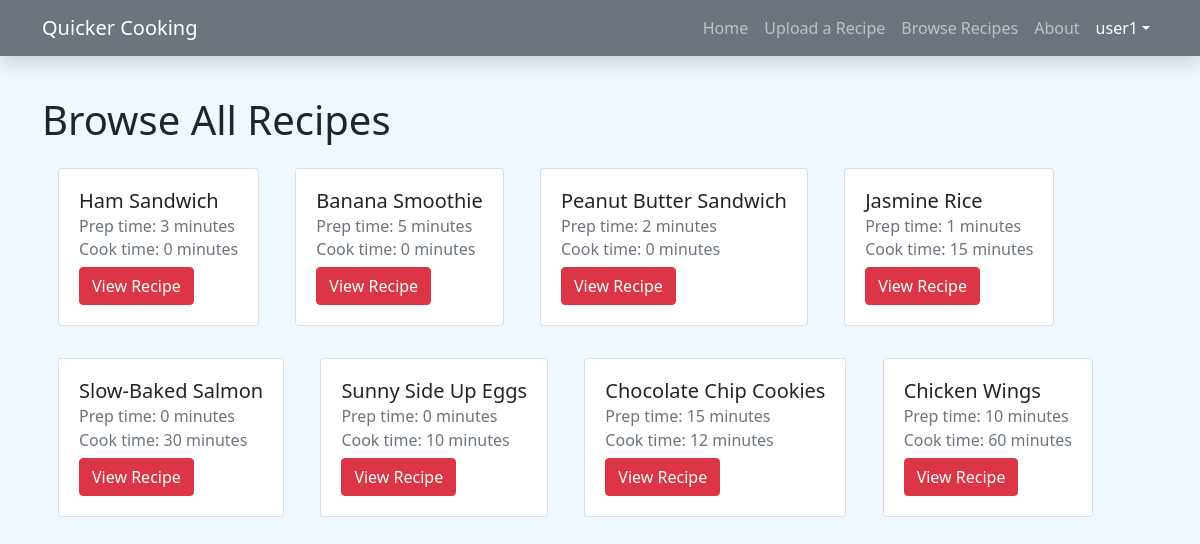
Page /browse/ (signed in) on the committed database.
### workedup/models.py (models this page shows)
class Recipe(models.Model):
    user = models.ForeignKey(User, on_delete=models.CASCADE)
    title = models.CharField(max_length=200)
    created_at = models.DateTimeField(auto_now_add=True, blank=True)
    prep_time = models.IntegerField()
    cook_time = models.IntegerField()
    servings = models.IntegerField()
    ingredients = models.TextField()
    instructions = models.TextField()

### workedup/views.py (the view)
# urls.py: path('browse/', views.browse, name='browse'),
@login_required(login_url='login')
def browse(request):
    recipes = Recipe.objects.all()
    context = {'recipes': recipes}
    return render(request, 'workedup/browse.html', context)

### templates/workedup/browse.html (shortened to what this page needs)
{% extends 'base.html' %}
{% load static %}
{% block body %}
    <h1>Browse All Recipes</h1>
    {% for recipe in recipes reversed %}
        <div class="card d-inline-block p-1 m-3">
            <div class="card-body">
                <h5 class="card-title">{{ recipe.title }}</h5>
                <h6 class="card-subtitle mb-2 text-muted">Prep time: {{ recipe.prep_time }} minutes</h6>
                <h6 class="card-subtitle mb-2 text-muted">Cook time: {{ recipe.cook_time }} minutes</h6>
                <a href="{% url 'view_recipe' recipe.id %}" class="card-link btn btn-danger">View Recipe</a>
            </div>
        </div>
    {% endfor %}
{% endblock %}

### templates/base.html (shortened to what this page needs)
{% load static %}
<!doctype html>
<html lang="en">
<head>
    <link href="https://cdn.jsdelivr.net/npm/bootstrap@5.1.3/dist/css/bootstrap.min.css" rel="stylesheet">
    <link rel="stylesheet" href="https://cdn.jsdelivr.net/npm/bootstrap-icons@1.7.2/font/bootstrap-icons.css">
    <link rel="stylesheet" href="{% static 'css/main.css' %}">
</head>
<body>
<nav class="navbar navbar-expand-lg navbar-dark bg-secondary fixed-top shadow">
    <div class="container">
        <a class="navbar-brand" href="{% url 'index' %}">Quicker Cooking</a>
        <div class="collapse navbar-collapse" id="navbarSupportedContent">
            <ul class="navbar-nav ms-auto mb-2 mb-lg-0">
                <li class="nav-item">
                    <a class="nav-link" aria-current="page" href="{% url 'index' %}">Home</a>
                </li>
                {% if user.is_authenticated %}
                    <li class="nav-item">
                        <a class="nav-link" href="{% url 'create_recipe' %}">Upload a Recipe</a>
                    </li>
                    <li class="nav-item">
                        <a class="nav-link" href="{% url 'browse' %}">Browse Recipes</a>
                    </li>
                {% endif %}
                <li class="nav-item">
                    <a class="nav-link" href="{% url 'about' %}">About</a>
                </li>
                {% if user.is_authenticated %}
                    <li class="nav-item dropdown">
                        <a class="nav-link dropdown-toggle active" data-bs-toggle="dropdown" href="#"
                           role="button" aria-expanded="false">{{  user.username}}</a>
                    </li>
                    </ul>
                {% else %}
                    <a class="btn btn-light" href={% url 'login' %}>Login</a>
                    <div class="m-2"></div>
                    <a class="btn btn-light" href={% url 'register' %}>Register</a>
                {% endif %}
        </div>
    </div>
</nav>
<div class="container my-5 py-5 justify-content-center">
    {% block body %}
    {% endblock %}
</div>
</body>
</html>

### static/css/main.css (style rules this page uses)
body { background-color: aliceblue; }

### rows in the picture
Recipe: title "Ham Sandwich", prep_time "3", cook_time "0"
Recipe: title "Banana Smoothie", prep_time "5", cook_time "0"
Recipe: title "Peanut Butter Sandwich", prep_time "2", cook_time "0"
Recipe: title "Jasmine Rice", prep_time "1", cook_time "15"
Recipe: title "Slow-Baked Salmon", prep_time "0", cook_time "30"
Recipe: title "Sunny Side Up Eggs", prep_time "0", cook_time "10"
Recipe: title "Chocolate Chip Cookies", prep_time "15", cook_time "12"
Recipe: title "Chicken Wings", prep_time "10", cook_time "60"

### other values in the picture
{{ user.username }} "user1"
